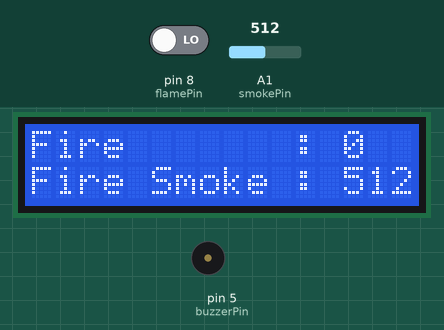
This sketch was run on a simulated Arduino Uno, built with avr-gcc and run on an emulated ATmega328P. On the bench: 16×2 character LCD, buzzer (waves = sounding, pin HIGH). The inputs (shaded band) are chosen by the test bench; at power-on: A1 (smokePin) = 512, pin 8 (flamePin) LOW.

Above: at 3.2 s.
3.3 s: A1 (smokePin) set to 716
At 5.8 s:
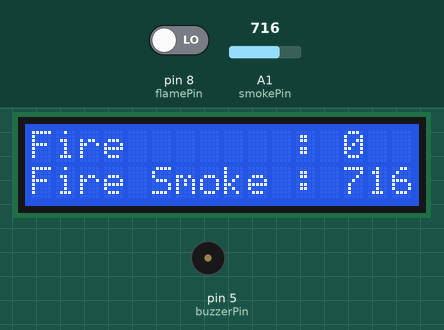
10.1 s: pin 8 (flamePin) driven HIGH
At 13.1 s:
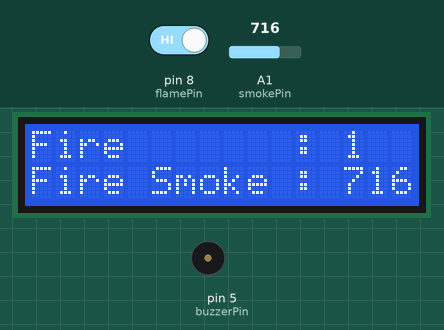
15.2 s: A1 (smokePin) set to 140
At 19.4 s:
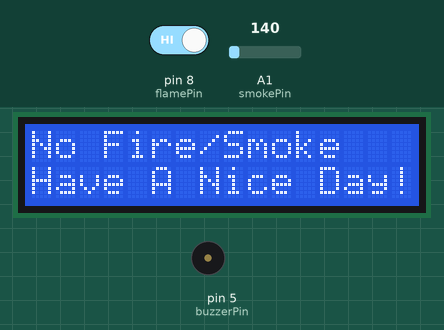
21.3 s: pin 8 (flamePin) driven LOW
At 24.7 s:
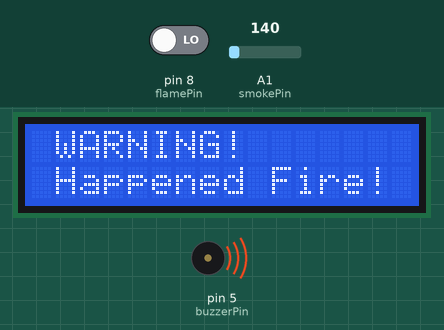
28.1 s: A1 (smokePin) set to 122
At 31.2 s:
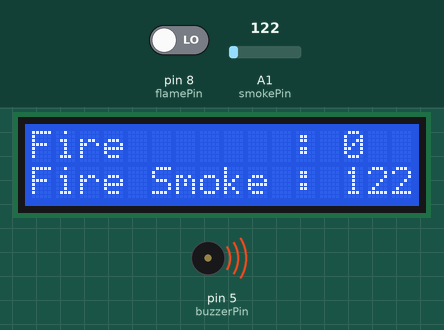
Timing chart, 0 to 32.7 s (numbered marks = the images above; inputs shaded):
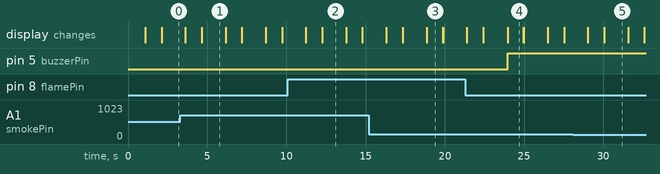

Measured:
- after the input at 3.3 s, the display: first differs from a run without the input after 1.4 s (image 1)
- after the input at 10.1 s, the display: first differs from a run without the input after 2.2 s (image 2)
- after the input at 15.2 s, the display: first differs from a run without the input after 2.1 s (image 3 shows a later state)
- after the input at 21.3 s, pin 5 (buzzerPin): LOW → HIGH after 2.7 s; the display: first differs from a run without the input after 1.1 s (image 4 shows a later state)
- after the input at 28.1 s, the display: first differs from a run without the input after 2.0 s (image 5)
- what the display in image 1 shows lasts 1.5 s, from 4.7 s to 6.2 s
- what the display in image 3 shows lasts 1.0 s, from 18.9 s to 19.9 s

The sketch:

SENSOR_API_KEBAKARAN.ino
```cpp
#include <LiquidCrystal_I2C.h>

LiquidCrystal_I2C lcd(0x27, 16, 2);

// Letak pin sensor
const int flamePin = 8; // Pin digital untuk sensor kebakaran
const int smokePin = A1; // Pin digital untuk sensor asap
const int buzzerPin = 5; // Pin digital untuk buzzer
const int thresholdFlame = 1; // Ambang batas nilai sensor kebakaran
const int thresholdSmoke = 150; // Ambang batas nilai sensor asap

void setup() {
  Serial.begin(9600);

  // LCD
  pinMode(5, OUTPUT);
  pinMode(8, INPUT);
  lcd.init();
  lcd.backlight();
  lcd.print("WELCOME");
  delay(1000);
  lcd.clear();
  lcd.print("Project : S1SD1G");
  delay(1000);
  lcd.clear();
}

bool isFireDetected = true; // Variabel penanda kebakaran

void loop() {
  int flameValue = digitalRead(flamePin);
  int smokeValue = analogRead(smokePin);

  lcd.setCursor(0, 0);
  lcd.print("Fire       : ");
  lcd.print(flameValue);

  lcd.setCursor(0, 1);
  lcd.print("Fire Smoke : ");
  lcd.print(smokeValue);

  delay(1500);
  lcd.clear();

  if (flameValue < thresholdFlame || smokeValue > thresholdSmoke) {
    if (!isFireDetected) {
      lcd.setCursor(1, 0);
      lcd.print("WARNING!");
      lcd.setCursor(1, 1);
      lcd.print("Happened Fire!");

      activateBuzzer(); // Mengaktifkan bunyi buzzer saat terdeteksi kebakaran
      isFireDetected = true; // Mengubah variabel penanda kebakaran menjadi true
    }
  } else {
    if (isFireDetected) {
      lcd.setCursor(0, 0);
      lcd.print("No Fire/Smoke");
      lcd.setCursor(0, 1);
      lcd.print("Have A Nice Day!");

      deactivateBuzzer(); // Mematikan bunyi buzzer jika tidak ada kebakaran
      isFireDetected = false; // Mengubah variabel penanda kebakaran menjadi false
    }
  }

  delay(1000); // Jeda 1 detik antara pembacaan nilai sensor
  lcd.clear(); // Bersihkan layar LCD
}

void activateBuzzer() {
  digitalWrite(5, HIGH); // Mengaktifkan buzzer dengan memberikan sinyal tinggi
}

void deactivateBuzzer() {
  digitalWrite(5, LOW); // Mematikan buzzer dengan memberikan sinyal rendah
}
```
